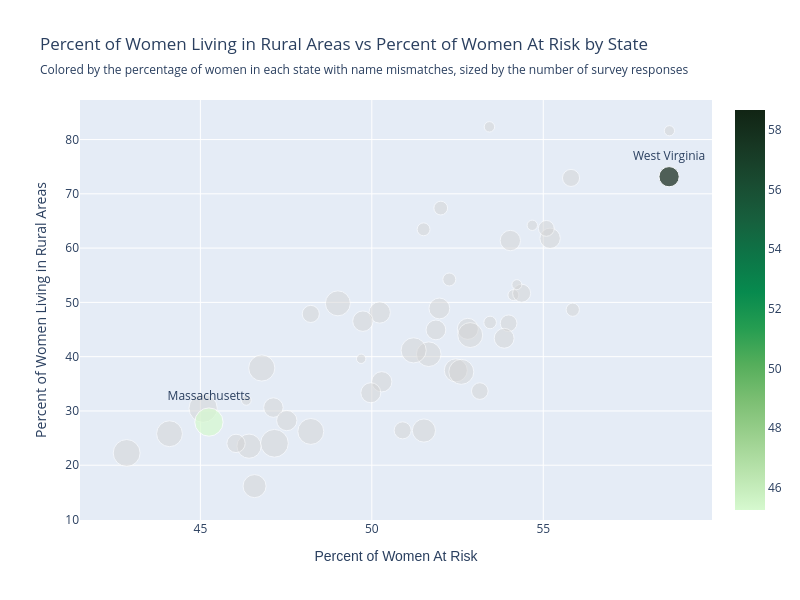

The notebook cell saved with this chart:
### Markdown cell above
#### Massachusetts vs. West Virginia Visual

### Code cell
highlight_states = ["Massachusetts", "West Virginia"]

background_df = plot_df[~plot_df["State"].isin(highlight_states)]
highlight_df = plot_df[plot_df["State"].isin(highlight_states)]

# highlight Mass and WV using % at risk color
highlight_fig = px.scatter(
    highlight_df,
    x="Percent of Women At Risk",
    y="Percent of Women Living in Rural Areas",
    width=800,
    height=600,
    color="Percent of Women At Risk",
    size="N",
    text="State",
)

# background states in gray
fig = px.scatter(
    background_df,
    x="Percent of Women At Risk",
    y="Percent of Women Living in Rural Areas",
    width=800,
    height=600,
    size="N",
    title="Percent of Women Living in Rural Areas vs Percent of Women At Risk by State",
    subtitle='Colored by the percentage of women in each state with name mismatches, sized by the number of survey responses'
)

fig.update_traces(
    marker=dict(color="lightgray", opacity=0.5),
    showlegend=False
)

# suppress hover info
fig.update_traces(hoverinfo='skip', hovertemplate=None)

for trace in highlight_fig.data:
    fig.add_trace(trace)

fig.update_traces(textposition="top center", selector=dict(mode="markers+text"))
fig.update_xaxes(title_font_family="Arial")
# force colorscale
fig.update_layout(coloraxis={"colorscale": "algae"})

fig.show()

fig.write_html("../charts/Massachusetts_vs_West_Virginia.html")

### Figure 1 — Plotly figure (JSON) as saved in the notebook; plotly's stock layout.template omitted (floating-point values rounded to 4 significant figures)
{"data": [{"hoverinfo": "skip", "legendgroup": "", "marker": {"color": "lightgray", "opacity": 0.5, "size": [675, 705, 2693, 1655, 2899, 2145, 1522, 3078, 2746, 356, 483, 1654, 1771, 1304, 1116, 1668, 1824, 1171, 2348, 2430, 2132, 665, 1588, 757, 1108, 2124, 1009, 1353, 1174, 2671, 2493, 398, 2503, 635, 1567, 2534, 385, 1676, 433, 1737, 3197, 1162, 436, 1651, 1604, 2492, 419], "sizemode": "area", "sizeref": 7.992, "symbol": "circle"}, "mode": "markers", "name": "", "orientation": "v", "showlegend": false, "type": "scatter", "x": [52.26, 55.86, 48.22, 54.04, 42.85, 51.52, 47.13, 47.16, 46.79, 49.69, 54.13, 47.52, 52.8, 54.37, 53.99, 55.2, 50.23, 55.81, 46.42, 51.66, 52.45, 51.51, 53.86, 52.01, 53.15, 46.58, 55.09, 46.04, 48.22, 44.1, 49.01, 54.23, 52.61, 53.45, 51.87, 51.22, 46.34, 49.74, 54.68, 51.97, 45.08, 50.9, 53.43, 50.29, 49.97, 52.87, 58.68], "xaxis": "x", "y": [54.22, 48.65, 26.22, 61.39, 22.25, 26.39, 30.62, 24.04, 37.91, 39.61, 51.35, 28.23, 45.12, 51.69, 46.15, 61.81, 48.14, 72.93, 23.51, 40.45, 37.48, 63.46, 43.39, 67.37, 33.66, 16.15, 63.63, 24.02, 47.87, 25.8, 49.82, 53.27, 37.2, 46.3, 44.93, 41.16, 31.95, 46.54, 64.2, 48.88, 30.5, 26.42, 82.34, 35.37, 33.35, 43.98, 81.62], "yaxis": "y"}, {"hovertemplate": "Percent of Women At Risk=%{marker.color}<br>Percent of Women Living in Rural Areas=%{y}<br>N=%{marker.size}<br>State=%{text}<extra></extra>", "legendgroup": "", "marker": {"color": [45.25, 58.67], "coloraxis": "coloraxis", "size": [1528, 782], "sizemode": "area", "sizeref": 3.82, "symbol": "circle"}, "mode": "markers+text", "name": "", "orientation": "v", "showlegend": false, "text": ["Massachusetts", "West Virginia"], "textposition": "top center", "type": "scatter", "x": [45.25, 58.67], "xaxis": "x", "y": [27.95, 73.15], "yaxis": "y"}], "layout": {"coloraxis": {"colorscale": [[0, "rgb(214, 249, 207)"], [0.09091, "rgb(186, 228, 174)"], [0.1818, "rgb(156, 209, 143)"], [0.2727, "rgb(124, 191, 115)"], [0.3636, "rgb(85, 174, 91)"], [0.4545, "rgb(37, 157, 81)"], [0.5455, "rgb(7, 138, 78)"], [0.6364, "rgb(13, 117, 71)"], [0.7273, "rgb(23, 95, 61)"], [0.8182, "rgb(25, 75, 49)"], [0.9091, "rgb(23, 55, 35)"], [1, "rgb(17, 36, 20)"]]}, "height": 600, "legend": {"itemsizing": "constant", "tracegroupgap": 0}, "title": {"subtitle": {"text": "Colored by the percentage of women in each state with name mismatches, sized by the number of survey responses"}, "text": "Percent of Women Living in Rural Areas vs Percent of Women At Risk by State"}, "width": 800, "xaxis": {"anchor": "y", "domain": [0, 1], "title": {"font": {"family": "Arial"}, "text": "Percent of Women At Risk"}}, "yaxis": {"anchor": "x", "domain": [0, 1], "title": {"text": "Percent of Women Living in Rural Areas"}}}}
